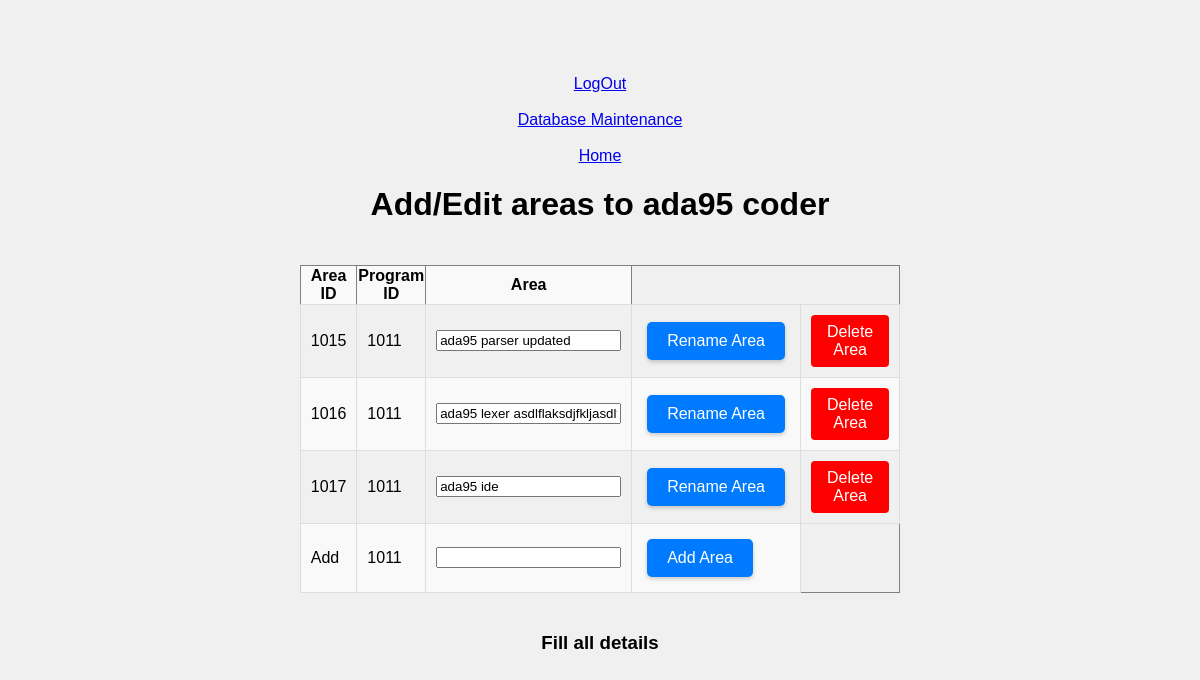
Page /add_update_area_program/1011/False (signed in) on the committed database.
### tables this page shows
CREATE TABLE `programs` ( `prog_id` integer PRIMARY KEY AUTOINCREMENT, `program` varchar(32) NOT NULL, `program_release` varchar(32) NOT NULL, `program_version` varchar(32) NOT NULL);

CREATE TABLE `areas` ( `area_id` integer NOT NULL PRIMARY KEY AUTOINCREMENT, `prog_id` int(11) NOT NULL, `area` varchar(32) NOT NULL, FOREIGN KEY (`prog_id`) REFERENCES `programs` (`prog_id`) );

### app.py (the view)
@app.route("/add_update_area_program/<prog_id>/", defaults={'condition1': 'false'})
@app.route("/add_update_area_program/<prog_id>/<condition1>", methods=["GET"])
def add_update_area_program(prog_id,condition1=False):
    if "loggedin" not in session:
        return render_template("login.html")
    if request.method == "GET":
        db = get_db()
        cur = db.execute(f"select * from areas where prog_id='{prog_id}'")
        data = cur.fetchall()
        cur1 = db.execute(f"select program from programs where prog_id='{prog_id}'")
        name = cur1.fetchall()
        program_name = None
        if name:
            program_name = name[0][0]
        return render_template("update_area_id.html",data=data,prog_id=prog_id,name=program_name,condition1=condition1)

### app.py (called while the page is built)
def connect_db():
    sql = sqlite3.connect("/Users/ishanunnarkar/Desktop/Projects/Bug_Hound-Project-main/server/db/bughound.db")
    sql.row_factory = sqlite3.Row
    return sql

def get_db():
    if not hasattr(g,"sqlite3"):
        g.sqlite_db = connect_db()
    return g.sqlite_db

### templates/update_area_id.html (shortened to what this page needs)
<!DOCTYPE html>
<html lang="en">
<head>
    <link rel="stylesheet" href="{{ url_for('static', filename='css/database_maintenance.css') }}">
</head>
<body>
    <a href="{{url_for('logout')}}">LogOut</a>
    <br/>
    <a href="{{url_for('database_maintenance')}}">Database Maintenance</a>
    <br/>
    <a href="{{url_for('index_page')}}">Home</a>
    <table style="width:25%", border="1">
    <h1>Add/Edit areas to {{name}} </h1>
    <tr>
        <th>Area ID</th>
        <th>Program ID</th>
        <th>Area</th>
    </tr>
    {% for area in data %}
            <tr>
                <td>{{ area[0] }}</td>
                <td>{{ area[1] }} </td>
                <form action="{{url_for('update_area_program',area_id=area[0],prog_id=prog_id)}}" method="POST">
                    <td><input id="area_edit" name="area_edit" value="{{area[2]}}"></td>
                    <td><input type="submit" class="btn" value="Rename Area"></td>
                </form>
                <td>
                    <a href="{{url_for('delete_area', area_id=area[0], prog_id=prog_id)}}" style="display: inline-block; padding: 8px 16px; background-color: red; color: white; text-align: center; text-decoration: none; font-size: 16px; border: none; border-radius: 4px; cursor: pointer; width: auto;">Delete Area</a>
                </td>
            </tr>
    {% endfor %}
    <tr>
        <td>Add</td>
        <td>{{prog_id}}</td>
        <form action="{{url_for('add_area_program',prog_id=prog_id)}}" method="POST">
        <td><input id="area_edit" name="area_edit"></td>
        <td><input type="submit" class="btn" value="Add Area"></td>
    </form>
    </tr>
    </table>
    {% if condition1 %}
    <h3>Fill all details</h3>
    {% endif %}
</body>
</html>

### static/css/database_maintenance.css (style rules this page uses)
body { background-color: #f0f0f0; font-family: Arial, sans-serif; margin: 0; padding-top: 75px; display: flex; flex-direction: column; align-items: center; }
table { width: 100%; max-width: 600px; border-collapse: collapse; margin: 20px 0; }
td { padding: 10px; border: 1px solid #ddd; }
form { background-color: white; padding: 20px; border-radius: 8px; box-shadow: 0px 0px 15px rgba(0,0,0,0.1); margin-top: 20px; }
table tbody tr:nth-child(odd) { background-color: #f9f9f9; }
.btn, input[type="submit"], input[type="reset"], button[type="button"] { box-shadow: 0px 2px 4px rgba(0,0,0,0.2); transition: background-color 0.3s ease, box-shadow 0.3s ease; }
.btn, input[type="submit"], input[type="reset"], button[type="button"], .button-row .btn { padding: 10px 20px; background-color: #007bff; color: white; border: none; border-radius: 5px; cursor: pointer; text-decoration: none; margin: 5px; font-size: inherit; }

### rows in the picture
programs: program "ada95 coder"
areas: area_id "1015", prog "1011", area_edit "ada95 parser updated"
areas: area_id "1016", prog "1011", area_edit "ada95 lexer asdlflaksdjfkljasdlf"
areas: area_id "1017", prog "1011", area_edit "ada95 ide"

### other values in the picture
{{ prog_id }} "1011"
